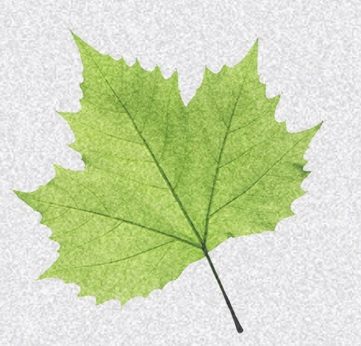
#> input picture opencv/noisy_leaf.jpg, 361 x 346 px, found by its file name
$ python otsu.py
#> lines starting #> are read from the running program, lines starting #| are printed output that depends on the picture; after the words box and inside, x2 and y2 are one past the last pixel; in counts of white or black regions, pixels touching at a corner belong together
import cv2 as cv
import numpy as np
from matplotlib import pyplot as plt

img = cv.imread('noisy_leaf.jpg',0)
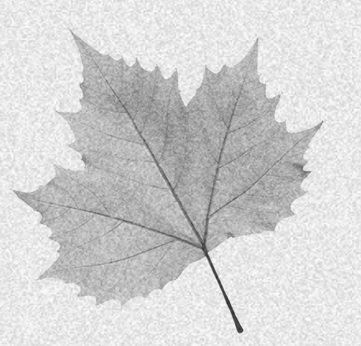
#> img: shape (346, 361); min 43, max 255, mean 210.7
# global thresholding
ret1,th1 = cv.threshold(img,127,255,cv.THRESH_BINARY)
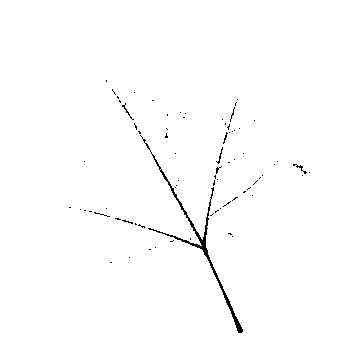
#> th1: shape (346, 361); 99.1% white; black in thin lines or dots, all inside (x1, y1, x2, y2) = (69, 80, 310, 333)
# Otsu's thresholding
ret2,th2 = cv.threshold(img,0,255,cv.THRESH_BINARY+cv.THRESH_OTSU)
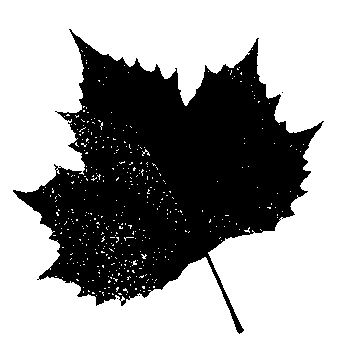
#> th2: shape (346, 361); 63.6% white; 4 black regions (3 under 20 px), largest, box (x1, y1, x2, y2) and area: (13, 29, 324, 334) 45445
#> ret2 = 202
# Otsu's thresholding after Gaussian filtering
blur = cv.GaussianBlur(img,(5,5),0)
ret3,th3 = cv.threshold(blur,0,255,cv.THRESH_BINARY+cv.THRESH_OTSU)
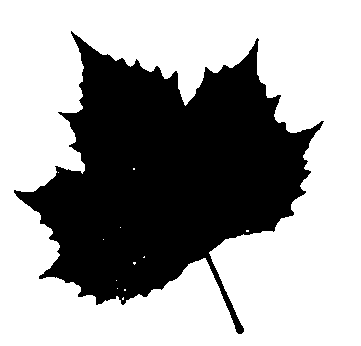
#> th3: shape (346, 361); 62.7% white; 1 black region, box (x1, y1, x2, y2) and area: (14, 31, 324, 334) 46555
#> ret3 = 203
print(ret3)
#| 203.0
# plot all the images and their histograms
images = [img, 0, th1,
          img, 0, th2,
          blur, 0, th3]
titles = ['Original Noisy Image','Histogram','Global Thresholding (v=127)',
          'Original Noisy Image','Histogram',"Otsu's Thresholding",
          'Gaussian filtered Image','Histogram',"Otsu's Thresholding"]

for i in range(3):
    plt.subplot(3,3,i*3+1),plt.imshow(images[i*3],'gray')
    plt.title(titles[i*3]), plt.xticks([]), plt.yticks([])
    plt.subplot(3,3,i*3+2),plt.hist(images[i*3].ravel(),256)
    plt.title(titles[i*3+1]), plt.xticks([]), plt.yticks([])
    plt.subplot(3,3,i*3+3),plt.imshow(images[i*3+2],'gray')
    plt.title(titles[i*3+2]), plt.xticks([]), plt.yticks([])
plt.show()
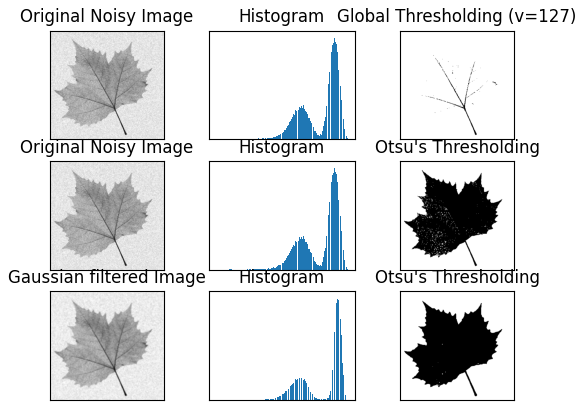
#> figure drawn by matplotlib, 9 panels

$ run again, with opencv/meow.jpg copied over opencv/noisy_leaf.jpg
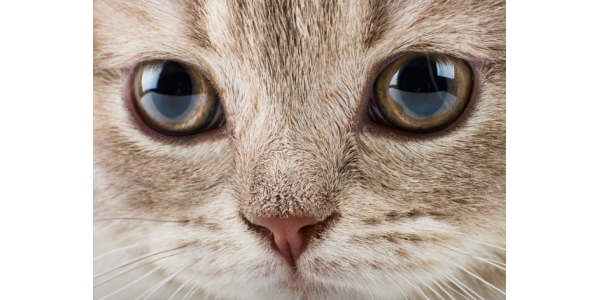
#> input picture opencv/meow.jpg, 600 x 300 px, found by its file name
#> `ret1,th1 = cv.threshold(img,127,255,cv.THRESH_BINARY)`:
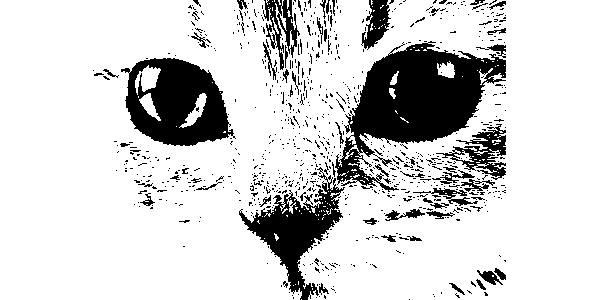
#> th1: shape (300, 600); 82.7% white; 843 black regions (778 under 20 px), largest, box (x1, y1, x2, y2) and area: (335, 41, 506, 192) 11247, (121, 58, 236, 146) 6227, (239, 167, 345, 300) 4444
#> th2: shape (300, 600); 59.2% white; 396 black regions (358 under 20 px), largest, box (x1, y1, x2, y2) and area: (93, 0, 506, 300) 66773, (176, 0, 221, 57) 897, (346, 230, 442, 247) 717
#> ret2 = 174
#> `ret3,th3 = cv.threshold(blur,0,255,cv.THRESH_BINARY+cv.THRESH_OTSU)`:
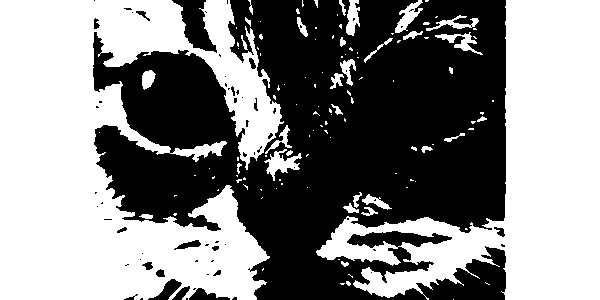
#> th3: shape (300, 600); 52.6% white; 66 black regions (48 under 20 px), largest, box (x1, y1, x2, y2) and area: (93, 0, 506, 300) 82734, (172, 0, 217, 53) 1128, (148, 279, 182, 300) 288
#> ret3 = 181
#| 181.0
